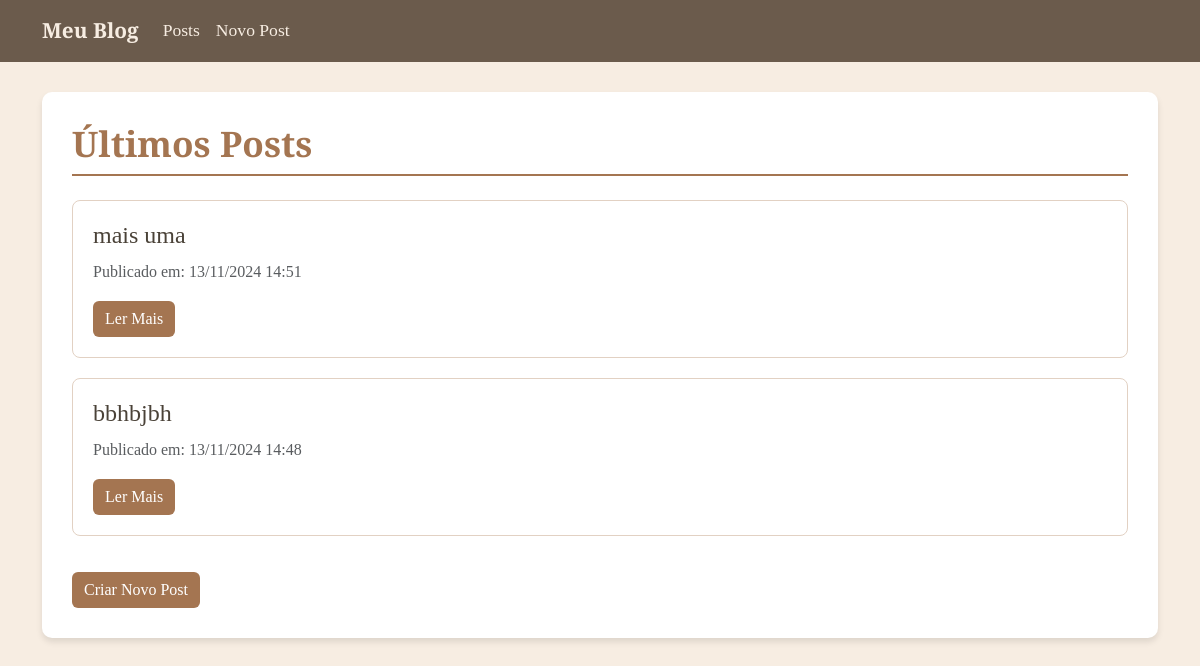
/, run on an earlier commit of the app's database.
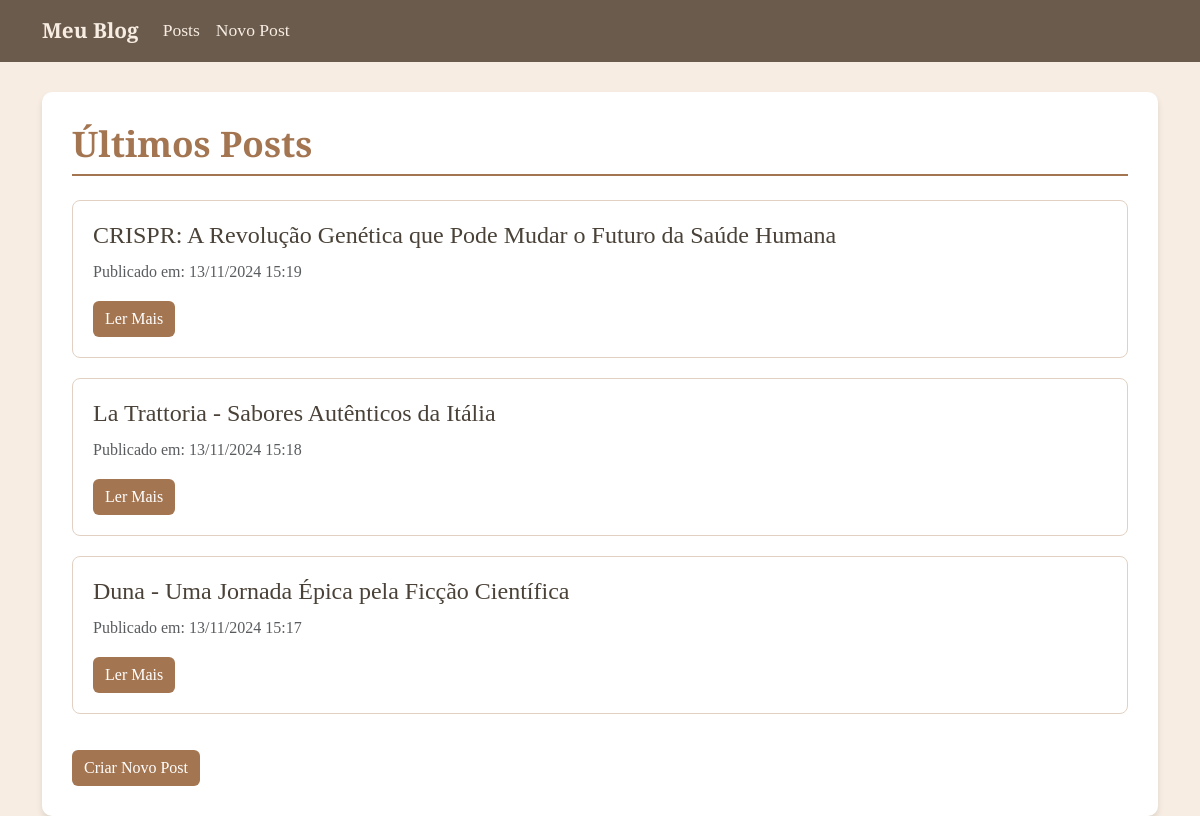
And on a later commit of the database.
### blog/models.py (models this page shows, shortened)
class Post(models.Model):
    titulo = models.CharField(max_length=200)
    conteudo = models.TextField()
    data_postagem = models.DateTimeField(auto_now_add=True)
    class Meta:
        ordering = ['-data_postagem']

### blog/views.py (the view)
# urls.py: path('', ListaPostsView.as_view(), name='lista_posts'),
class ListaPostsView(ListView):
    model = Post
    template_name = 'blog/lista_posts.html'
    context_object_name = 'posts'
    ordering = ['-data_postagem']

### templates/blog/lista_posts.html (shortened to what this page needs)
{% extends 'base/base.html' %}
{% block conteudo %}
    <h1 class="blog-title mb-4">Últimos Posts</h1>
    <div class="row">
        {% for post in posts %}
            <div class="col-md-12">
                <div class="blog-post-card">
                    <h2 class="h4">{{ post.titulo }}</h2>
                    <p class="text-muted">
                        Publicado em: {{ post.data_postagem|date:"d/m/Y H:i" }}
                    </p>
                    <a href="{% url 'detalhe_post' post.pk %}" class="btn btn-vintage">
                        Ler Mais
                    </a>
                </div>
            </div>
        {% empty %}
            <p>Nenhum post encontrado.</p>
        {% endfor %}
    </div>
    <a href="{% url 'criar_post' %}" class="btn btn-vintage mt-3">
        Criar Novo Post
    </a>
{% endblock %}

### templates/base/base.html (shortened to what this page needs)
{% load static django_bootstrap5 %}
<!DOCTYPE html>
<html lang="pt-br">
<head>
    {% bootstrap_css %}
    <link rel="stylesheet" href="{% static 'css/vintage.css' %}">
</head>
<body>
    <nav class="navbar navbar-expand-lg">
        <div class="container">
            <a class="navbar-brand" href="{% url 'lista_posts' %}">Meu Blog</a>
            <div class="collapse navbar-collapse" id="navbarNav">
                <ul class="navbar-nav">
                    <li class="nav-item">
                        <a class="nav-link" href="{% url 'lista_posts' %}">Posts</a>
                    </li>
                    <li class="nav-item">
                        <a class="nav-link" href="{% url 'criar_post' %}">Novo Post</a>
                    </li>
                </ul>
            </div>
        </div>
    </nav>
    <div class="container">
        <div class="blog-container">
            {% block conteudo %}{% endblock %}
        </div>
    </div>
</body>
</html>

### static/css/vintage.css (style rules this page uses)
body { font-family: 'Merriweather', serif; background-color: #F7EDE2; color: #4A4238; line-height: 1.7; font-size: 16px; }
.blog-container { background-color: #FFFFFF; border-radius: 10px; box-shadow: 0 4px 6px rgba(0,0,0,0.1); padding: 30px; margin-top: 30px; }
.blog-post-card { background-color: #FFFFFF; border: 1px solid #E2D1C3; border-radius: 8px; margin-bottom: 20px; padding: 20px; transition: all 0.3s ease; }
.blog-title { color: #A47551; font-weight: 700; border-bottom: 2px solid #A47551; padding-bottom: 10px; font-size: 2.2rem; }
.btn-vintage { background-color: #A47551; color: #FFFFFF; border: none; transition: all 0.3s ease; }
.navbar { background-color: #6B5B4C; }
.navbar-brand { color: #F7EDE2 !important; font-weight: bold; font-size: 1.3rem; }
.nav-link { color: #F7EDE2 !important; font-size: 1.1rem; }

What changed in the data, as far as the page shows it:
removed Post: titulo "mais uma", data_postagem "13/11/2024 14:51"
removed Post: titulo "bbhbjbh", data_postagem "13/11/2024 14:48"
added Post: titulo "CRISPR: A Revolução Genética que Pode Mudar o Futuro da Saúde Humana", data_postagem "13/11/2024 15:19"
added Post: titulo "La Trattoria - Sabores Autênticos da Itália", data_postagem "13/11/2024 15:18"
added Post: titulo "Duna - Uma Jornada Épica pela Ficção Científica", data_postagem "13/11/2024 15:17"
